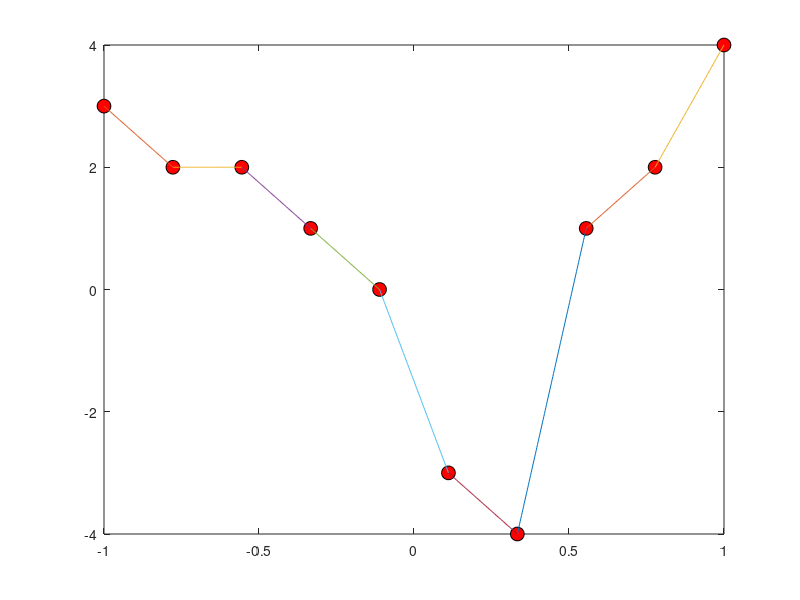

Source code (MATLAB):
close all;
clc;

N = 10;
xi = linspace(-1,1,N);
yi = [3 2 2 1 0 -3 -4 1 2 4]; % for N=10

%plot
plot(xi, yi, 'o','MarkerSize',10,'MarkerFaceColor','r','MarkerEdgeColor','k')


hold on
n = 100;
for i=1:N-1
    y0 = yi(i); y1 = yi(i+1);
    x0 = xi(i); x1 = xi(i+1);
    
    x = linspace(x0,x1,n);
    
    % main concept: Eq of a line=>  y = m*x + c
    y = y0 + (x - x0)*(y1 - y0)/(x1 - x0);
    
    plot(x,y)
end